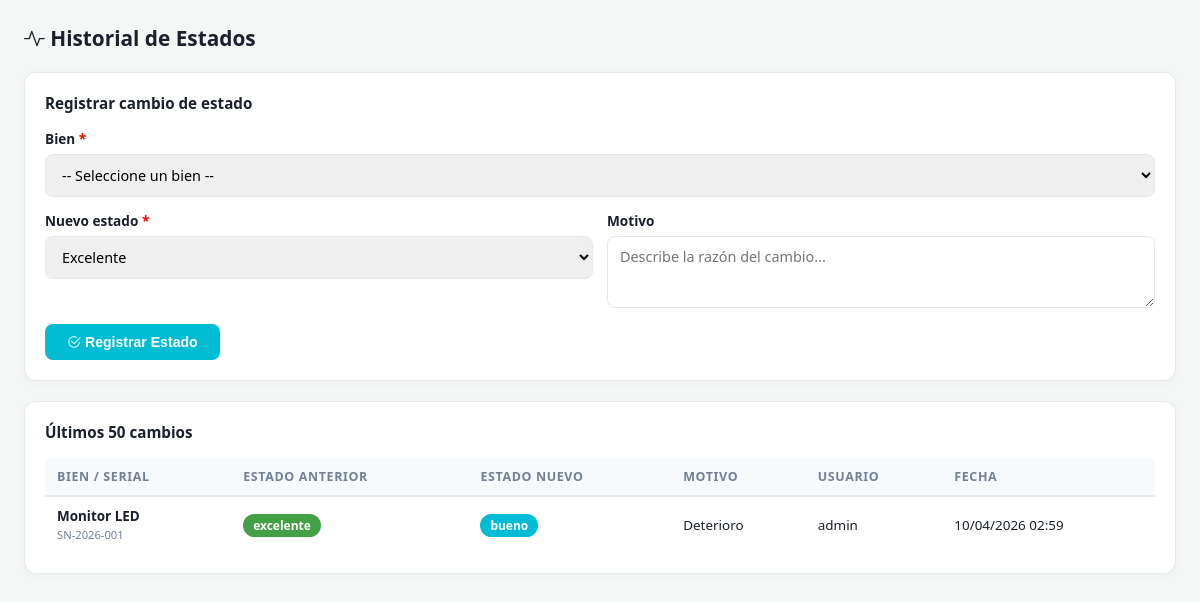
Page /formularios/f_historial.php (signed in) on the committed database.
### tables this page shows
CREATE TABLE `estados` (
  `id_historial` int(11) NOT NULL,
  `id_articulo` int(11) NOT NULL,
  `estado_anterior` enum('excelente','bueno','regular','malo','baja') DEFAULT NULL,
  `estado_nuevo` enum('excelente','bueno','regular','malo','baja') NOT NULL,
  `fecha_cambio` timestamp NOT NULL DEFAULT CURRENT_TIMESTAMP,
  `motivo` text,
  `id_usuario_cambio` int(11) NOT NULL
);

CREATE TABLE `bienes` (
  `id_articulo` int(11) NOT NULL,
  `id_categoria` int(11) NOT NULL,
  `id_departamento` int(11) NOT NULL,
  `serial` varchar(100) NOT NULL,
  `nombre` varchar(150) NOT NULL DEFAULT '',
  `especificaciones` longtext,
  `estado` enum('excelente','bueno','regular','malo','baja') NOT NULL DEFAULT 'bueno',
  `fecha_adquisicion` date DEFAULT NULL,
  `valor_adquisicion` decimal(10,2) DEFAULT NULL,
  `moneda` varchar(10) DEFAULT '$',
  `observaciones` text,
  `fecha_registro` timestamp NOT NULL DEFAULT CURRENT_TIMESTAMP,
  `id_usuario_registro` int(11) NOT NULL,
  `activo` tinyint(1) NOT NULL DEFAULT '1'
);

CREATE TABLE `usuarios` (
  `id_usuario` int(11) NOT NULL,
  `nombre_usuario` varchar(50) NOT NULL,
  `contraseña` varchar(255) NOT NULL,
  `nombre_completo` varchar(100) NOT NULL,
  `nivel_acceso` enum('admin','usuario') NOT NULL DEFAULT 'usuario',
  `fecha_creacion` timestamp NOT NULL DEFAULT CURRENT_TIMESTAMP,
  `activo` tinyint(1) NOT NULL DEFAULT '1'
);

### formularios/f_historial.php (the view, shortened to what this page needs)
<?php
require '../db.php';
$historial = $pdo->query("
    SELECT e.id_historial, e.estado_anterior, e.estado_nuevo,
           e.fecha_cambio, e.motivo,
           b.serial, b.nombre AS nombre_bien,
           u.nombre_completo AS usuario_cambio
    FROM   estados e
    JOIN   bienes b    ON e.id_articulo    = b.id_articulo
    JOIN   usuarios u  ON e.id_usuario_cambio = u.id_usuario
    ORDER  BY e.fecha_cambio DESC
    LIMIT  50
")->fetchAll(PDO::FETCH_ASSOC);
$badgeColor = array(
    'excelente' => '#43a047',
    'bueno'     => '#00bcd4',
    'regular'   => '#fb8c00',
    'malo'      => '#e53935',
    'baja'      => '#757575',
);
?>
<!DOCTYPE html>
<html lang="es">
<head>
    <link rel="stylesheet" href="https://cdn.jsdelivr.net/npm/bootstrap-icons@1.11.0/font/bootstrap-icons.css">
</head>
<body>
<h2><i class="bi bi-activity"></i> Historial de Estados</h2>
<div class="card">
    <h3 style="font-size:.95rem;margin-bottom:16px;">Registrar cambio de estado</h3>
    <form method="POST" action="../guardar.php">
        <div class="form-grid">
            <div class="form-group full">
                <label>Bien <span style="color:red">*</span></label>
                <select name="id_articulo" required>
                    <option value="">-- Seleccione un bien --</option>
                </select>
            </div>
            <div class="form-group">
                <label>Nuevo estado <span style="color:red">*</span></label>
                <select name="estado_nuevo" required>
                    <option value="excelente">Excelente</option>
                </select>
            </div>
            <div class="form-group">
                <label>Motivo</label>
                <textarea name="motivo" placeholder="Describe la razón del cambio..."></textarea>
            </div>
        </div>
        <div style="margin-top:16px;">
            <button type="submit" class="btn btn-primary"><i class="bi bi-check2-circle"></i> Registrar Estado</button>
        </div>
    </form>
</div>
<div class="card">
    <h3 style="font-size:.95rem;margin-bottom:16px;">Últimos 50 cambios</h3>
    <?php if (empty($historial)): ?>
        <div class="empty"><i class="bi bi-inbox" style="font-size:1.8rem;"></i><br>Sin registros aún.</div>
    <?php else: ?>
    <div style="overflow-x:auto;">
        <table>
            <thead>
                <tr>
                    <th>Bien / Serial</th>
                    <th>Estado anterior</th>
                    <th>Estado nuevo</th>
                    <th>Motivo</th>
                    <th>Usuario</th>
                    <th>Fecha</th>
                </tr>
            </thead>
            <tbody>
                <?php foreach ($historial as $h): ?>
                <tr>
                    <td>
                        <strong><?= htmlspecialchars($h['nombre_bien']) ?></strong><br>
                        <small style="color:var(--muted)"><?= htmlspecialchars($h['serial']) ?></small>
                    </td>
                    <td>
                        <?php
                        $col = isset($badgeColor[$h['estado_anterior']]) ? $badgeColor[$h['estado_anterior']] : '#aaa';
                        ?>
                        <span class="badge" style="background:<?= $col ?>">
                            <?= htmlspecialchars($h['estado_anterior']) ?>
                        </span>
                    </td>
                    <td>
                        <?php
                        $col = isset($badgeColor[$h['estado_nuevo']]) ? $badgeColor[$h['estado_nuevo']] : '#aaa';
                        ?>
                        <span class="badge" style="background:<?= $col ?>">
                            <?= htmlspecialchars($h['estado_nuevo']) ?>
                        </span>
                    </td>
                    <td><?= htmlspecialchars($h['motivo']) ?></td>
                    <td><?= htmlspecialchars($h['usuario_cambio']) ?></td>
                    <td style="white-space:nowrap"><?= date('d/m/Y H:i', strtotime($h['fecha_cambio'])) ?></td>
                </tr>
                <?php endforeach; ?>
            </tbody>
        </table>
    </div>
    <?php endif; ?>
</div>
</body>
</html>

### formularios/f_historial.php (style rules this page uses)
:root { --cyan:#00bcd4;--cyan-d:#0097a7;--border:#e2e8f0;--text:#1a202c;--muted:#718096; }
* { box-sizing:border-box;margin:0;padding:0; }
body { font-family:'Segoe UI',sans-serif;background:#f4f7f6;padding:24px;color:var(--text); }
h2 { font-size:1.3rem;font-weight:700;margin-bottom:20px; }
.card { background:#fff;border-radius:12px;border:1px solid var(--border); padding:20px;margin-bottom:20px;box-shadow:0 2px 8px rgba(0,0,0,.04); }
.form-grid { display:grid;grid-template-columns:1fr 1fr;gap:14px; }
.form-group { display:flex;flex-direction:column;gap:6px; }
.form-group.full { grid-column:1/-1; }
label { font-weight:600;font-size:.85rem; }
select,textarea { padding:10px 12px;border:1px solid var(--border);border-radius:8px; font-size:.9rem;font-family:inherit;width:100%; }
textarea { resize:vertical;min-height:72px; }
.btn { padding:10px 22px;border:none;border-radius:8px;cursor:pointer; font-size:.88rem;font-weight:600; }
.btn-primary { background:var(--cyan);color:#fff; }
table { width:100%;border-collapse:collapse;font-size:.84rem; }
th { background:#f7fafc;padding:10px 12px;text-align:left; border-bottom:2px solid var(--border);font-size:.78rem;text-transform:uppercase; letter-spacing:.05em;color:var(--muted); }
td { padding:10px 12px;border-bottom:1px solid #f0f4f8;vertical-align:middle; }
tr:last-child td { border-bottom:none; }
.badge { display:inline-block;padding:3px 10px;border-radius:99px; font-size:.75rem;font-weight:600;color:#fff; }

### rows in the picture
estados: id_articulo.nombre "Monitor LED", id_articulo.serial "SN-2026-001", estado_anterior "excelente", estado_nuevo "bueno", motivo "Deterioro", id_usuario_cambio.nombre_completo "admin", fecha_cambio "10/04/2026 02:59"
